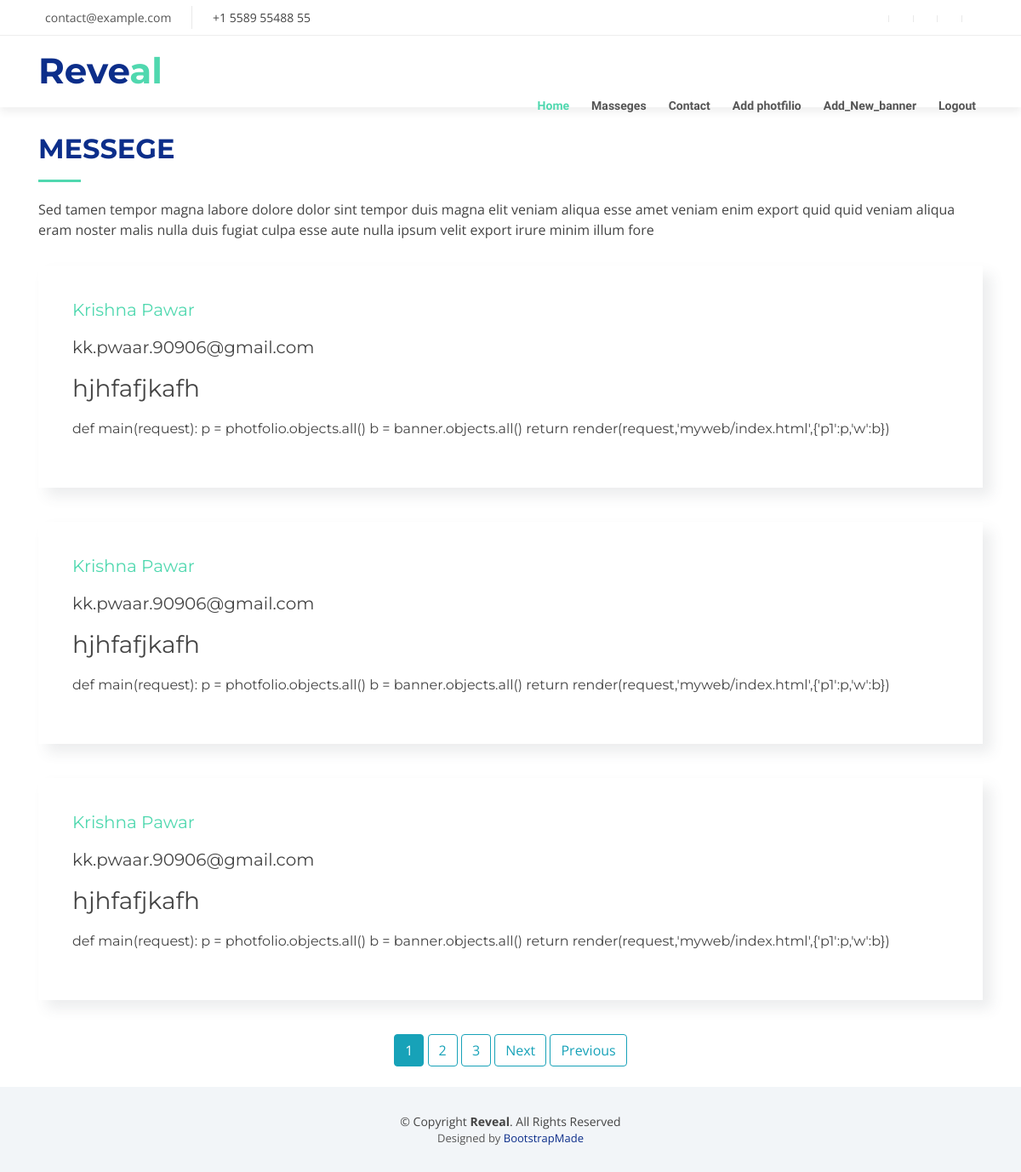
Screenshot of /massege/ (signed in) with the database file from the repository.
### myweb/models.py (models this page shows)
class clients(models.Model):
	name = models.CharField(max_length = 20)
	email = models.CharField(max_length = 60)
	subject = models.CharField(max_length = 250)
	massage = models.CharField(max_length = 1050)
	date = models.DateTimeField()

### user/views.py (the view)
class ClientsListView(LoginRequiredMixin,ListView):
	model = clients
	template_name = 'user/messegeshow.html'
	context_object_name = 'q'
	ordering = ['-date']
	paginate_by = 3

### user/templates/user/messegeshow.html (shortened to what this page needs)
{% extends 'user/base.html' %}
{% block content %}
{% load static %}
    <section id="services">
      <div class="container">
        <div class="section-header">
          <h2>Messege</h2>
          <p>Sed tamen tempor magna labore dolore dolor sint tempor duis magna elit veniam aliqua esse amet veniam enim export quid quid veniam aliqua eram noster malis nulla duis fugiat culpa esse aute nulla ipsum velit export irure minim illum fore</p>
        </div>
    </div>
   {% for j in q.all %}
   <div class="container">
       <div class="row">
          <div class="col-lg-12">
            <div class="box wow fadeInLeft">
              <h5 class="title "><a href="">{{ j.name }}</a></h5>
              <h5 class="">{{ j.email }}</h5>
              <h3 class="">{{ j.subject }}</h3>
              <h6 class="text" >{{ j.massage }}</h6>
            </div>
          </div>
      </div>
  </div>
  {% endfor %}
<div class=" text-center mb-4">
      {% if is_paginated %}
        {% for num in page_obj.paginator.page_range %}
          {% if page_obj.number == num %}
            <a class="btn btn-info" href="?page={{ num }}">{{num}}</a>
          {% elif num > page_obj.number|add:'-3' and num < page_obj.number|add:'3' %}
            <a class="btn btn-outline-info" href="?page={{ num }} "> {{ num }}</a>
          {% endif %}
        {% endfor %}
        {% if page_obj.has_next %}
         <a class="btn btn-outline-info" href="?page={{ page_obj.next_page_number }}"> Next</a>
         <a class="btn btn-outline-info" href="?page={{ page_obj.paginator.num_page }}"> Previous</a>
        {% endif %}
      {% endif %}
 </div>
  </section>
{% endblock %}

### myweb/static/myweb/css/style.css (style rules this page uses)
body { background: #fff; color: #444; font-family: "Open Sans", sans-serif; }
a { color: #50d8af; transition: 0.5s; }
p { padding: 0; margin: 0 0 30px 0; }
h1, h2, h3, h4, h5, h6 { font-family: "Montserrat", sans-serif; font-weight: 400; margin: 0 0 20px 0; padding: 0; }
.section-header { margin-bottom: 30px; }
.section-header h2 { font-size: 32px; color: #0c2e8a; text-transform: uppercase; font-weight: 700; position: relative; padding-bottom: 20px; }
.section-header h2::before { content: ''; position: absolute; display: block; width: 50px; height: 3px; background: #50d8af; bottom: 0; left: 0; }
.section-header p { padding: 0; margin: 0; }
#services { padding: 30px 0 0 0; }
#services .box { padding: 40px; margin-bottom: 40px; box-shadow: 10px 10px 15px rgba(73, 78, 92, 0.1); background: #fff; transition: 0.4s; }

### rows the page displays
clients: name "Krishna Pawar", email "kk.pwaar.90906@gmail.com", subject "hjhfafjkafh", massage "def main(request): p = photfolio.objects.all() b = banner.objects.all() return render(request,'myweb/index.html',{'p1':p,'w':b})"
clients: name "Krishna Pawar", email "kk.pwaar.90906@gmail.com", subject "hjhfafjkafh", massage "def main(request): p = photfolio.objects.all() b = banner.objects.all() return render(request,'myweb/index.html',{'p1':p,'w':b})"
clients: name "Krishna Pawar", email "kk.pwaar.90906@gmail.com", subject "hjhfafjkafh", massage "def main(request): p = photfolio.objects.all() b = banner.objects.all() return render(request,'myweb/index.html',{'p1':p,'w':b})"

### other values shown
{{ num }} "1"
{{ num }} "2" "3"
